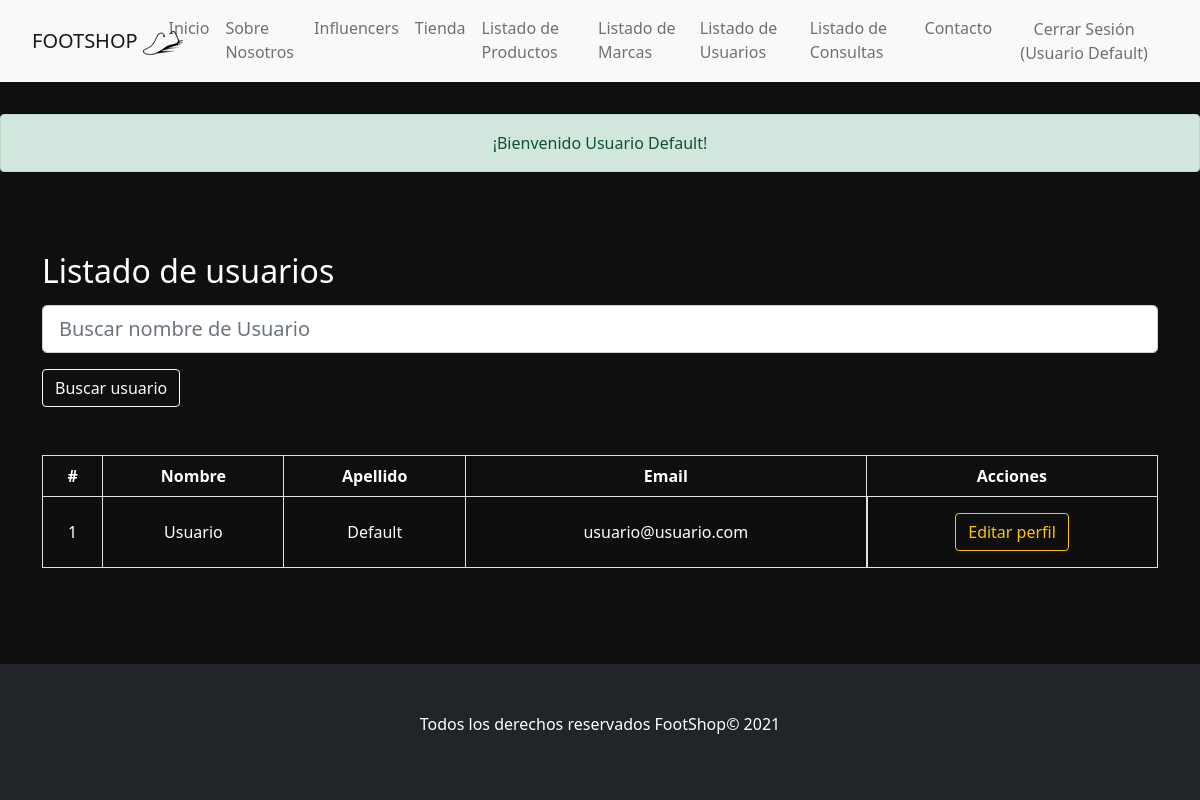
Before: /usuarios (signed in) with the older database file.
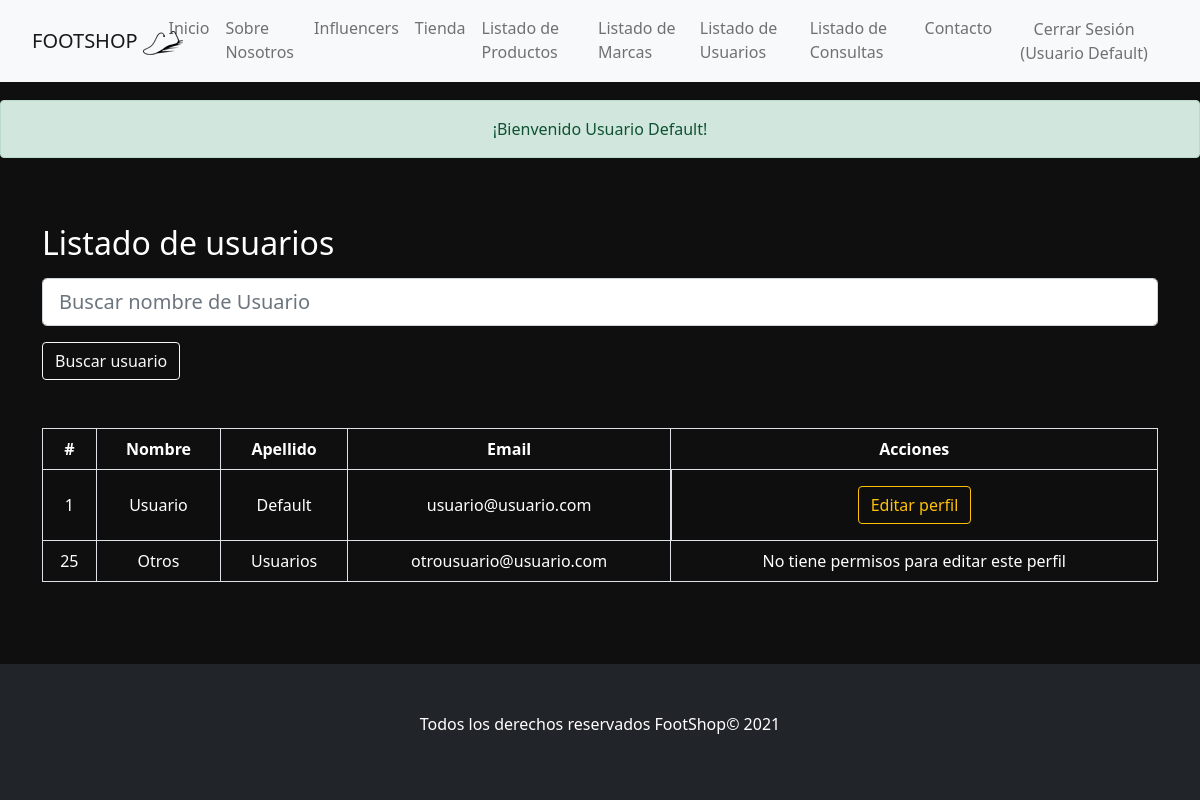
After: the same page with the newer database file.
### tables this page shows
CREATE TABLE `usuarios` (
  `id_usuario` int(11) NOT NULL,
  `nombre` varchar(255) NOT NULL,
  `apellido` varchar(255) NOT NULL,
  `email` varchar(255) NOT NULL,
  `password` varchar(255) NOT NULL,
  `remember_token` varchar(255) DEFAULT NULL
);

### app/View.php (called while the page is built, shortened)
<?php
class View
{
    public function render($view, $variables = [], $otraVariable = []) {
        extract($variables);
        require_once __DIR__ . "/../views/$view.php";
        $content = ob_get_clean();
        require_once __DIR__ . "/../views/layouts/app.php";
    }
}

### app/Controllers/UsuarioController.php (called while the page is built, shortened)
<?php
class UsuarioController
{
    public static function index()
    {
        $usuario = new Usuario();
        $buscarValores = [];
        $condiciones = [];
        $usuarios = $usuario
            ->withPagination(6)
            ->todo($condiciones);
        $pagination = $usuario->getPagination();
        $view = new View();
        $view->render('usuarios/index', ['usuarios' => $usuarios, 'pagination' => $pagination ,'buscarValores' => $buscarValores]);
    }
}

### public/index.php (called while the page is built, shortened)
<?php
$basePath = realpath(__DIR__ . "/..");
$router = new App\Router($basePath);
$router->get('/', [InicioController::class, 'index']);
$router->get('/sobre-nosotros', [InicioController::class, 'sobreNosotros']);
$router->get('/404', [InicioController::class, 'error404']);
$router->get('/influencers', [InicioController::class, 'influencers']);
$router->get('/500', [InicioController::class, 'error500']);
$router->get('/contacto', [ContactoController::class, 'index']);
$router->post('/enviar-contacto', [ContactoController::class, 'sendContact']);
$router->get('/registro', [AuthController::class, 'registroForm']);
$router->post('/registro', [AuthController::class, 'registro']);
$router->get('/iniciar-sesion', [AuthController::class, 'loginForm']);
$router->post('/iniciar-sesion', [AuthController::class, 'login']);
$router->post('/cerrar-sesion', [AuthController::class, 'logout']);
$router->get('/productos', [ProductoController::class, 'index']);
$router->get('/productos/nuevo', [ProductoController::class, 'nuevoForm']);
$router->get('/productos/{id}', [ProductoController::class,'ver']);
$router->get('/productos/editar/{id}', [ProductoController::class,'editarForm']);
$router->post('/productos/{id}/eliminar', [ProductoController::class,'eliminar']);
$router->post('/productos/nuevo', [ProductoController::class,'nuevoProducto']);
$router->post('/productos/editar', [ProductoController::class,'editar']);
$router->get('/tienda',[TiendaController::class, 'index']);
$router->get('/tienda/{id}', [TiendaController::class,'detalle']);
$router->get('/marcas', [MarcasController::class, 'index']);
$router->get('/marcas/nuevo', [MarcasController::class, 'nuevoForm']);
$router->get('/marcas/editar/{id}', [MarcasController::class,'editarForm']);
$router->post('/marcas/nuevo', [MarcasController::class,'nuevaMarca']);
$router->post('/marcas/{id}/eliminar', [MarcasController::class,'eliminar']);
$router->post('/marcas/editar', [MarcasController::class,'editar']);
$router->get('/usuarios', [UsuarioController::class, 'index']);
$router->get('/usuarios/editar/{id}', [UsuarioController::class, 'editarForm']);
$router->post('/usuarios/editar', [UsuarioController::class,'editar']);
$router->get('/consultas', [ConsultaController::class, 'index']);
$router->run();

### app/Models/Usuario.php (called while the page is built, shortened)
<?php
class Usuario
{
    protected $id_usuario;
    protected $nombre;
    protected $apellido;
    protected $email;
    public function todo(array $buscar = []) : array
    {
        $db = Connection::getConnection();
        $query = "SELECT * FROM usuarios";
        $buscarValores = [];
        $queryValues = '';
        if ($this->pagination['pagination']){
            $this->queryPaginador($queryValues, $buscarValores);
            $query .= " LIMIT " . $this->pagination['offset'] . ', ' . $this->pagination['rows'];
        }
        $stmt = $db->prepare($query);
        $stmt->execute($buscarValores);
        $stmt->setFetchMode(\PDO::FETCH_CLASS, static::class);
        return $stmt->fetchAll();
    }
    public function getByPk(int $id): ?Usuario
    {
        $db = Connection::getConnection();
        $query = "SELECT * FROM usuarios
                  WHERE id_usuario = :id_usuario";
        $stmt = $db->prepare($query);
        $stmt->execute([':id_usuario' => $id]);
        $stmt->setFetchMode(\PDO::FETCH_CLASS, self::class);
        $usuario = $stmt->fetch();
        return $usuario;
    }
    public function withPagination(int $rows): self
    {
        $this->pagination['pagination'] = true;
        $this->pagination['rows'] = $rows;
        $this->pagination['pageNow'] = (int) ($_GET['page'] ?? 1);
        $this->pagination['offset'] = ($rows * $this->pagination['pageNow']) - $rows;
        return $this;
    }
    protected function queryPaginador(string $query = "", array $values = [])
    {
        $db = Connection::getConnection();
        $query = "SELECT COUNT(*) AS total FROM usuarios" . $query;
        $stmt = $db->prepare($query);
        $stmt->execute($values);
        $resultado = $stmt->fetch(PDO::FETCH_ASSOC);
    }
    public function getIdUsuario(): int
    {
        return $this->id_usuario;
    }
    public function getNombre(): string
    {
        return $this->nombre;
    }
    public function getApellido() : string
    {
        return $this->apellido;
    }
    public function getEmail() :string
    {
        return $this->email;
    }
}

### app/Session/Session.php (called while the page is built, shortened)
<?php
class Session
{
    public static function has(string $key)
    {
        return isset($_SESSION[$key]);
    }
}

### app/Auth/Auth.php (called while the page is built, shortened)
<?php
class Auth
{
    protected $usuario;
    public function isAutenticado(): bool
    {
        return Session::has('id_usuario');
    }
    public function getUsuario(): ? Usuario
    {
        if($this->usuario === null){
            $usuario = new Usuario();
            $this->usuario = $usuario->getByPk(Session::get('id_usuario'));
        }
        return $this->usuario;
    }
}

### app/Utilities/Str.php (called while the page is built, shortened)
<?php
class Str
{
    public static function prefixIfMissing(string $string, string $prefix): string
    {
        if(strpos($string, $prefix) !== 0) {
            $string = $prefix . $string;
        }
        return $string;
    }
}

### views/usuarios/index.php (the view, shortened to what the changed rows need)
<?php
$auth = new Auth();
?>
<main class="container py-5">
    <h2>Listado de usuarios</h2>
    <?php
        if (count($usuarios) > 0):
    ?>
    <div class="table-responsive">
        <table id="tabla-usuarios" class="table table-striped table-bordered">
            <thead>
                <tr>
                    <th scope="col">#</th>
                    <th scope="col">Nombre</th>
                    <th scope="col">Apellido</th>
                    <th scope="col">Email</th>
                    <?php
                        if ($auth->isAutenticado()):
                    ?>
                        <th scope="col">Acciones</th>
                    <?php
                        endif;
                    ?>
                </tr>
            </thead>
            <tbody>
                <?php
                    foreach ($usuarios as $usuario):
                ?>
                    <tr>
                        <td><?= $usuario->getIdUsuario() ;?></td>
                        <td><?= $usuario->getNombre() ;?></td>
                        <td><?= $usuario->getApellido() ;?></td>
                        <td><?= $usuario->getEmail() ;?></td>
                        <?php
                            if ($auth->isAutenticado()):
                        ?>
                            <?php
                                if ($auth->getUsuario()->getIdUsuario() === $usuario->getIdUsuario()):
                            ?>
                                    <td class="d-flex justify-content-center align-items-center flex-column py-3">
                                        <a href="<?= Router::urlTo('usuarios/editar/' . $usuario->getIdUsuario()) ;?>" role="button" class="btn btn-outline-warning">Editar perfil</a>
                                    </td>
                            <?php
                                else:
                            ?>
                                    <td><?= 'No tiene permisos para editar este perfil' ;?></td>
                            <?php
                                endif;
                            ?>
                        <?php
                            endif;
                        ?>
                    </tr>
                <?php
                    endforeach;
                ?>
            </tbody>
        </table>
    </div>
    <?php
        else:
    ?>
    <h3 class="text-center h2">El usuario que intenta buscar no existe</h3>
    <?php
        endif;
    ?>
</main>

### views/layouts/app.php (shortened to what the changed rows need)
<?php
$auth = new Auth();
?>
<!doctype html>
<html lang="es">
<head>
    <link href="<?= Router::urlTo('css/bootstrap.min.css') ;?>" rel="stylesheet">
    <link rel="stylesheet" href="<?= Router::urlTo('css/estilos.css') ;?>">
</head>
<body>
    <nav id="thenav" class="navbar navbar-expand-lg navbar-light bg-light">
        <div class="container-fluid">
            <div class="collapse navbar-collapse" id="navbar">
                <ul class="navbar-nav w-100">
                    <li class="navbar-nav float-end ms-lg-auto">
                        <ul class="list-unstyled navbar-nav float-end ms-lg-auto">
                            <?php
                            if ($auth->isAutenticado()):
                                ?>
                                <li class="nav-item">
                                    <form action="<?= Router::urlTo('cerrar-sesion') ;?>" method="post">
                                        <button class="btn nav-link" type="submit">Cerrar Sesión (<?= $auth->getUsuario()->getNombre() . " " . $auth->getUsuario()->getApellido() ;?>)</button>
                                    </form>
                                </li>
                            <?php
                            endif;
                            ?>
                        </ul>
                    </li>
                </ul>
            </div>
        </div>
    </nav>
    <?php echo $content; ?>
</body>
</html>

Changed rows visible on the page:
added usuarios: id_usuario "25", nombre "Otros", apellido "Usuarios", email "otrousuario@usuario.com", shows "No tiene permisos para editar este perfil"
